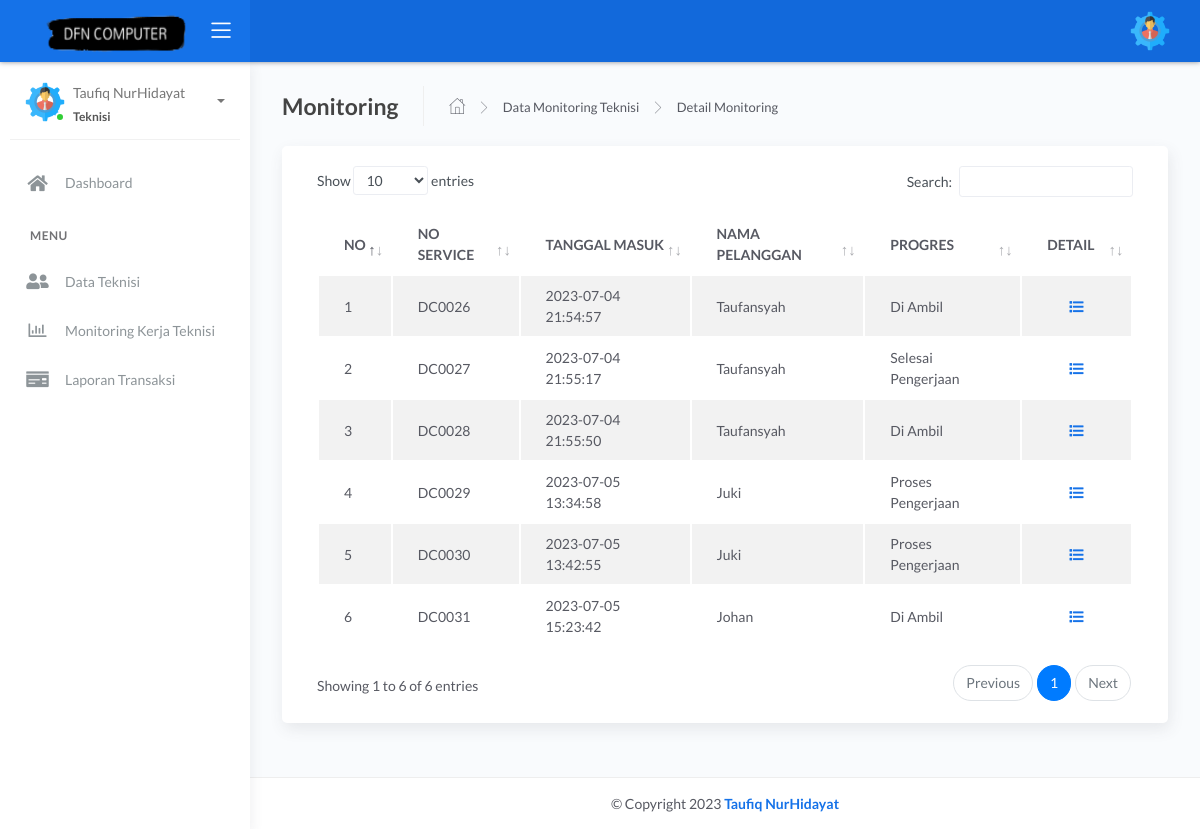
/admin/owner/detmonitoring_teknisi.php?id=1 (signed in), run on an earlier commit of the app's database.
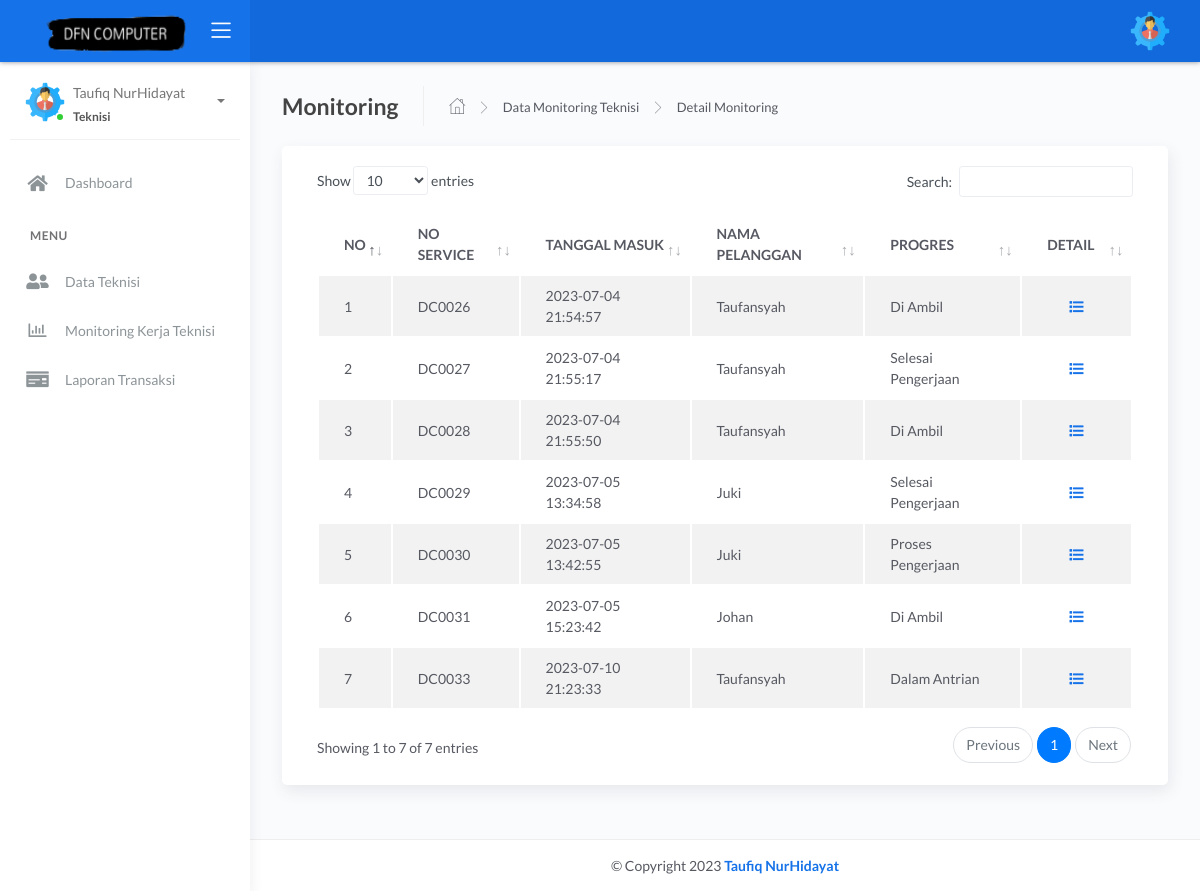
And on a later commit of the database.
### tables this page shows
CREATE TABLE `service` (
  `no_service` int(11) NOT NULL,
  `id_pelanggan` int(11) NOT NULL,
  `kategori` varchar(255) NOT NULL,
  `type` varchar(255) NOT NULL,
  `keluhan` text NOT NULL,
  `tanggal` datetime DEFAULT current_timestamp(),
  `progres` varchar(255) NOT NULL,
  `keterangan` varchar(255) NOT NULL,
  `totharga` int(25) NOT NULL,
  `id_admin` int(11) NOT NULL,
  `id_order` int(11) NOT NULL,
  `tgl_update` datetime NOT NULL DEFAULT current_timestamp() ON UPDATE current_timestamp()
);

CREATE TABLE `pelanggan` (
  `id_pelanggan` int(10) NOT NULL,
  `nama` varchar(100) NOT NULL,
  `password` varchar(100) NOT NULL,
  `hp` varchar(25) NOT NULL,
  `email` varchar(100) NOT NULL,
  `jk` varchar(100) NOT NULL,
  `alamat` varchar(255) NOT NULL,
  `status` varchar(255) NOT NULL
);

### admin/owner/detmonitoring_teknisi.php (the view, shortened to what this page needs)
<?php include 'header.php';
?>
<div class="main-panel">
    <div class="content">
        <div class="page-inner ">
            <div class="page-header">
                <h4 class="page-title">Monitoring</h4>
                <ul class="breadcrumbs">
                    <li class="nav-home">
                        <a href="index.php">
                            <i class="flaticon-home"></i>
                        </a>
                    </li>
                    <li class="separator">
                        <i class="flaticon-right-arrow"></i>
                    </li>
                    <li class="nav-item">
                        <a href="monitoring_teknisi.php">Data Monitoring Teknisi</a>
                    </li>
                    <li class="separator">
                        <i class="flaticon-right-arrow"></i>
                    </li>
                    <li class="nav-item">
                        <a href="#">Detail Monitoring</a>
                    </li>
                </ul>
            </div>
            <div class="row ">
                <div class="col-md-12">
                    <div class="card">
                        <div class="card-body">
                            <div class="table-responsive">
                                <table id="tablemonitoring" class="display table table-striped table-hover">
                                    <thead>
                                        <tr>
                                            <th style="width: 1%">NO</th>
                                            <th>NO SERVICE</th>
                                            <th>TANGGAL MASUK</th>
                                            <th>NAMA PELANGGAN</th>
                                            <th>PROGRES</th>
                                            <th style="width: 10%">DETAIL</th>
                                        </tr>
                                    </thead>
                                    <tbody>
                                        <?php
                                        include '../../koneksi.php';
                                        $no = 1;
                                        $idadmin = $_GET['id'];
                                        $data = mysqli_query($koneksi, "SELECT * FROM service,admin,pelanggan WHERE service.id_admin=admin.id AND service.id_admin= $idadmin AND service.id_pelanggan=pelanggan.id_pelanggan");
                                        while ($d = mysqli_fetch_array($data)) {
                                        ?>
                                            <tr>
                                                <td><?php echo $no++; ?></td>
                                                <td>DC00<?php echo $d['no_service']; ?></td>
                                                <td><?php echo $d['tanggal']; ?></td>
                                                <td><?php echo $d['nama']; ?></td>
                                                <td><?php echo $d['progres']; ?> </td>
                                                <td>
                                                    <button type="button" data-toggle="modal" class="btn btn-link btn-primary" data-target="#editservice_<?php echo $d['no_service']; ?>">
                                                        <i class="fa fa-list"></i>
                                                    </button>
                                                    <div class="modal fade" id="editservice_<?php echo $d['no_service']; ?>" tabindex="-1" role="dialog" aria-hidden="true">
                                                    <?php
                                                }
                                                    ?>
                                                </td>
                                            </tr>
                                    </tbody>
                                </table>
                            </div>
                        </div>
                    </div>
                </div>
            </div>
        </div>
    </div>
    <?php include 'footer.php'; ?>
</div>

What changed in the data, as far as the page shows it:
changed service id 29: progres "Proses Pengerjaan" → "Selesai Pengerjaan"
now on this page (row edited): service: no_service "33", tanggal "2023-07-10 21:23:33", id_pelanggan.nama "Taufansyah", progres "Dalam Antrian"
Also different on the page:
text written by a page script: "Show entries Search: Showing 1 to 6 of 6 entries Previous 1 Next" → "Show entries Search: Showing 1 to 7 of 7 entries Previous 1 Next"
